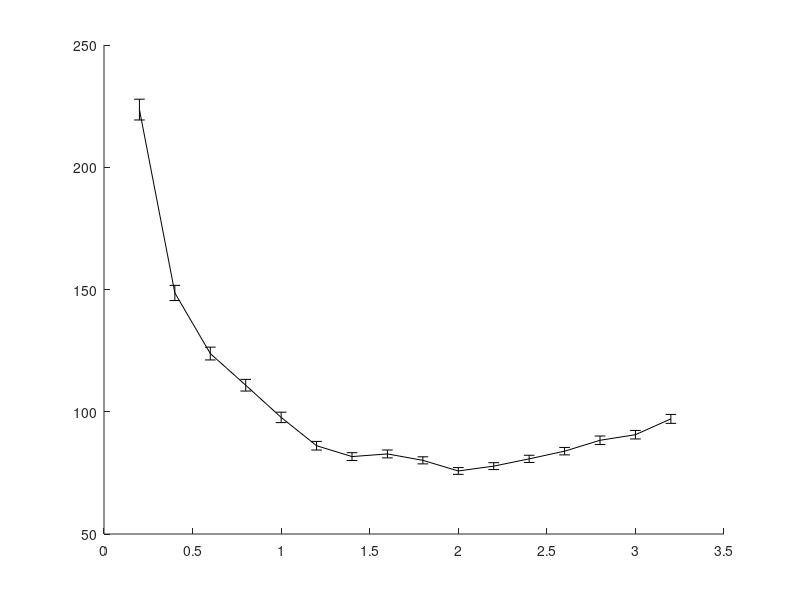

Write the MATLAB code that produced this figure. (Note: this script raises an error after producing the figure.)
% In this experiment I test the GD and PCS with the BiRRT planner while varying the step size
% are:
% Vector c_start = {1.6581, 0.17453, 0.17453, 0.17453, -0.034907, -0.17453, -0.17453, -0.5236, -0.69813, -0.5236, -0.87266, -0.17453, 0.087266, 0.34907, 0.17453, 0.17453, 0.17453, 0.18147, -0.80904, 2.4791};
% Vector c_goal = {-2.1293, 0.34907, 0.5236, 0.5236, 0.69813, 0.61087, 0.61087, -0.17453, -0.7854, -0.5236, -0.34907, 0.5236, 0.7854, 0.7854, 0.2618, 0.43633, -0.17453, -1.2474, 1.2172, 5.0836}; // 4 obs
% Last updated: 08/31/17

clear all
clc

%%
D1 = load('benchmark_BiRRT_PCS_obs_rangeB.txt'); 

D2 = load('benchmark_BiRRT_GD_obs_rangeB.txt'); 

D3 = load('benchmark_BiRRT_HB_obs_rangeB.txt'); 

%%
% PCS
rd = sort(unique(D1(:,1)));
for i = 1:length(rd)
    M = D1(D1(:,1)==rd(i), 2:end);
%     disp([i-1 rg(i)  size(M,1)])
    td(i) = mean(M(:,4))*1e3;
    td_ste(i) = 1e3*std(M(:,4))/sqrt(size(M,1));
    nodes_d(i) =  mean(M(:,10));
    trees_d(i) =  mean(M(:,11));
    tlc_d(i) = mean(M(:,12))*1e3;
end
%%
% GD
rg = sort(unique(D2(:,1)));
for i = 1:length(rg)
    M = D2(D2(:,1)==rg(i), 2:end);
%     disp([i-1 rg(i)  size(M,1)])
    tg(i) = mean(M(:,4))*1e3;
    tg_ste(i) = 1e3*std(M(:,4))/sqrt(size(M,1));
    nodes_g(i) =  mean(M(:,10));
    trees_g(i) =  mean(M(:,11));
    tlc_g(i) = mean(M(:,12))*1e3;
end

%%
% HB
rb = sort(unique(D3(:,1)));
for i = 1:length(rb)
    M = D3(D3(:,1)==rb(i), 2:end);
%     disp([i-1 rg(i)  size(M,1)])
    tb(i) = mean(M(:,4))*1e3;
    tb_ste(i) = 1e3*std(M(:,4))/sqrt(size(M,1));
    nodes_b(i) =  mean(M(:,10));
    trees_b(i) =  mean(M(:,11));
    tlc_b(i) = mean(M(:,12))*1e3;
end

%%
disp(' ');
[tdmin, id] = min(td);
disp(['Minimum avg. runtime for PCS is ' num2str(tdmin) 'msec with d = ' num2str(rd(id)) ]);
[tgmin, ig] = min(tg);
disp(['Minimum avg. runtime for GD is ' num2str(tgmin) 'msec with d = ' num2str(rg(ig)) ]);
[tbmin, ib] = min(tb);
disp(['Minimum avg. runtime for HB is ' num2str(tbmin) 'msec with d = ' num2str(rb(ib)) ]);

%%
h = figure(1);
clf
errorbar(rd,td,td_ste,'-k','linewidth',2);
hold on
errorbar(rg,tg,tg_ste,'--k','linewidth',2);
errorbar(rb,tb,tb_ste,':k','linewidth',2);
hold off
ylabel('mean runtime [msec]');
xlabel('max. local-connection distance');
legend('PCS','GD','HB');
% xlim([0 6]);
xlim([0 max([rd; rg])]);

%%
D1 = D1(D1(:,1)==rd(id), 2:end);
verf = D1(:,1)==1;
suc = D1(:,2)==1;

disp('------------------------------------');
disp('PCS - with optimized step size:');
disp(['Results of ' num2str(size(D1,1)) ' queries.']);
disp(['Percent of successful queries verified: ' num2str(sum(verf & suc)/sum(suc)*100) '%']);
disp(['Plan distance: ' num2str(D1(1,3)) ]);
disp(['Avg. runtime: ' num2str(mean(D1(:,4))*1e3)  ' +/- ' num2str(std(D1(:,4))/sqrt(size(D1,1))*1e3) ' msec ']);
disp(['Avg. nodes in path: ' num2str(floor(mean(D1(:,8)))) ]);
disp(['Avg. nodes in trees: ' num2str(floor(mean(D1(:,9)))) ]);
disp(['Avg. number of projections: ' num2str(floor(mean(D1(:,5)))) ]);

%%
D2 = D2(D2(:,1)==rg(ig), 2:end);
verf = D2(:,1)==1;
suc = D2(:,2)==1;

disp('------------------------------------');
disp('GD - with optimized step size:');
disp(['Results of ' num2str(size(D2,1)) ' queries.']);
disp(['Percent of successful queries verified: ' num2str(sum(verf & suc)/sum(suc)*100) '%']);
disp(['Plan distance: ' num2str(D2(1,3)) ]);
disp(['Avg. runtime: ' num2str(mean(D2(:,4))*1e3)  ' +/- ' num2str(std(D2(:,4))/sqrt(size(D2,1))*1e3) ' msec ']);
disp(['Avg. nodes in path: ' num2str(floor(mean(D2(:,8)))) ]);
disp(['Avg. nodes in trees: ' num2str(floor(mean(D2(:,9)))) ]);
disp(['Avg. number of projections: ' num2str(floor(mean(D2(:,5)))) ]);

%%
D3 = D3(D3(:,1)==rb(ib), 2:end);
verf = D3(:,1)==1;
suc = D3(:,2)==1;

disp('------------------------------------');
disp('HB - with optimized step size:');
disp(['Results of ' num2str(size(D3,1)) ' queries.']);
disp(['Percent of successful queries verified: ' num2str(sum(verf & suc)/sum(suc)*100) '%']);
disp(['Plan distance: ' num2str(D3(1,3)) ]);
disp(['Avg. runtime: ' num2str(mean(D3(:,4))*1e3)  ' +/- ' num2str(std(D3(:,4))/sqrt(size(D3,1))*1e3) ' msec ']);
disp(['Avg. nodes in path: ' num2str(floor(mean(D3(:,8)))) ]);
disp(['Avg. nodes in trees: ' num2str(floor(mean(D3(:,9)))) ]);
disp(['Avg. number of projections: ' num2str(floor(mean(D3(:,5)))) ]);

%%
% PCS
td = D1(:,4);
maxT = max(td);
T1 = linspace(0,maxT,100);
T1 = T1(2:end);
for i = 1:length(T1)
    sd = td < T1(i);
    md(i) = mean(td(sd));
    Md(i) = 1-sum(sd)/length(td);
end

%%
% GD
tg = D2(:,4);
maxT = max(tg);
T2 = linspace(0,maxT,100);
T2 = T2(2:end);
for i = 1:length(T2)
    sg = tg < T2(i);
    mg(i) = mean(tg(sg));
    Mg(i) = 1-sum(sg)/length(tg);
end

%%
% HB
tb = D3(:,4);
maxT = max(tb);
T3 = linspace(0,maxT,100);
T3 = T3(2:end);
for i = 1:length(T3)
    sb = tb < T3(i);
    mb(i) = mean(tb(sb));
    Mb(i) = 1-sum(sb)/length(tb);
end
%%
h = figure(2);
clf
plot(T1,Md*100,'-k','linewidth',2);
hold on
plot(T2,Mg*100,'--k','linewidth',2);
plot(T3,Mb*100,':k','linewidth',2);
hold off
xlabel('maximum runtime [sec]');
ylabel('failure rate [%]');
xlim([0 max([T1 T2])]);
legend('PCS','GD','HB');
title('BiRRT');
% set(h, 'Position', [100, 100, 800, 400]);

%% 
disp(' ');
disp(['Speed-up t_{pcs}/t_{gd}: ' num2str(tgmin/tdmin) ]);
disp(['Speed-up t_{gd}/t_{hb}: ' num2str(tgmin/tbmin) ]);
disp(['Speed-up t_{pcs}/t_{hb}: ' num2str(tdmin/tbmin) ]);


